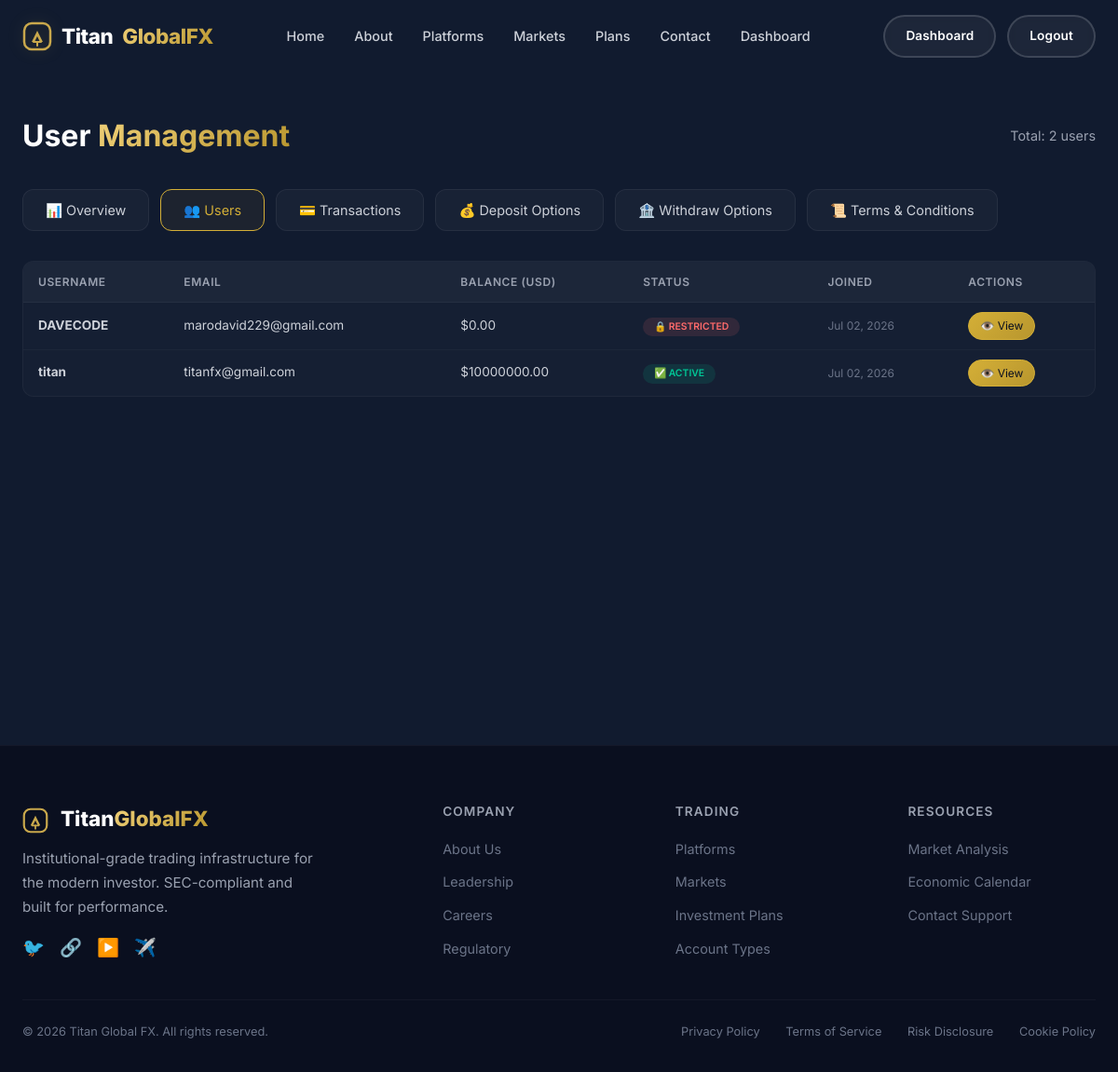
The app's page /admin-dashboard/users/ (signed in) with its own data.
### accounts/models.py (models this page shows, shortened)
class User(AbstractUser):
    phone = models.CharField(max_length=20, blank=True)
    country = models.CharField(max_length=100, blank=True)
    security_pin = models.CharField(max_length=6, blank=True)
    usd_balance = models.DecimalField(max_digits=20, decimal_places=2, default=0)
    btc_balance = models.DecimalField(max_digits=20, decimal_places=8, default=0)
    eth_balance = models.DecimalField(max_digits=20, decimal_places=8, default=0)
    usdt_balance = models.DecimalField(max_digits=20, decimal_places=2, default=0)
    can_withdraw = models.BooleanField(default=True)
    withdraw_disabled_at = models.DateTimeField(null=True, blank=True)
    withdraw_disable_reason = models.TextField(blank=True)
    unlock_code = models.CharField(max_length=20, blank=True, null=True)
    created_at = models.DateTimeField(auto_now_add=True)
    updated_at = models.DateTimeField(auto_now=True)

### admin_dashboard/views.py (the view)
    def wrapped(request, *args, **kwargs):
        if not request.user.is_authenticated:
            messages.error(request, 'Please log in to access the admin dashboard.')
            return redirect('accounts:login')
        if not (request.user.is_superuser or request.user.is_staff):
            messages.error(request, 'You do not have permission to access the admin dashboard.')
            return redirect('dashboard:index')
        return view_func(request, *args, **kwargs)

### admin_dashboard/views.py (called while the page is built)
def admin_required(view_func):
    def wrapped(request, *args, **kwargs):
        if not request.user.is_authenticated:
            messages.error(request, 'Please log in to access the admin dashboard.')
            return redirect('accounts:login')
        if not (request.user.is_superuser or request.user.is_staff):
            messages.error(request, 'You do not have permission to access the admin dashboard.')
            return redirect('dashboard:index')
        return view_func(request, *args, **kwargs)
    return wrapped

@admin_required
def admin_users(request):
    users = User.objects.all().order_by('-date_joined')
    return render(request, 'admin_dashboard/users.html', {'users': users})

### core/context_processors.py (called while the page is built)
def site_settings(request):
    return {
        'site_settings': {
            'site_name': 'Titan Global FX',
            'site_description': 'Institutional-grade trading infrastructure',
        }
    }

### templates/admin_dashboard/users.html (shortened to what this page needs)
{% extends 'base.html' %}
{% load static %}
{% block content %}
<section class="admin-section">
    <div class="container">
        <div class="admin-header">
            <h1>User <span class="highlight">Management</span></h1>
            <span style="color:var(--gray-400);font-size:0.9rem;">Total: {{ users|length }} users</span>
        </div>
        <div class="admin-nav">
            <a href="{% url 'admin_dashboard:index' %}">📊 Overview</a>
            <a href="{% url 'admin_dashboard:users' %}" class="active">👥 Users</a>
            <a href="{% url 'admin_dashboard:transactions' %}">💳 Transactions</a>
            <a href="{% url 'admin_dashboard:deposit_options' %}">💰 Deposit Options</a>
            <a href="{% url 'admin_dashboard:withdraw_options' %}">🏦 Withdraw Options</a>
            <a href="{% url 'admin_dashboard:terms' %}">📜 Terms & Conditions</a>
        </div>
        <div class="users-table-wrapper">
            <table class="users-table">
                <thead>
                    <tr>
                        <th>Username</th>
                        <th>Email</th>
                        <th>Balance (USD)</th>
                        <th>Status</th>
                        <th>Joined</th>
                        <th>Actions</th>
                    </tr>
                </thead>
                <tbody>
                    {% for user_obj in users %}
                    <tr>
                        <td><strong>{{ user_obj.username }}</strong></td>
                        <td>{{ user_obj.email }}</td>
                        <td>${{ user_obj.usd_balance|floatformat:2 }}</td>
                        <td>
                            {% if user_obj.can_withdraw %}
                            <span class="status-badge active">✅ Active</span>
                            {% else %}
                            <span class="status-badge restricted">🔒 Restricted</span>
                            {% endif %}
                        </td>
                        <td style="font-size:0.75rem;color:var(--gray-500);">{{ user_obj.date_joined|date:"M d, Y" }}</td>
                        <td>
                            <a href="{% url 'admin_dashboard:user_detail' user_obj.id %}" class="btn-sm btn-primary-sm">👁️ View</a>
                        </td>
                    </tr>
                    {% empty %}
                    <tr>
                        <td colspan="6" style="text-align:center;padding:40px;color:var(--gray-400);">No users found.</td>
                    </tr>
                    {% endfor %}
                </tbody>
            </table>
        </div>
    </div>
</section>
{% endblock %}

### static/css/style.css (style rules this page uses)
*, *::before, *::after { margin: 0; padding: 0; box-sizing: border-box; }
:root { --navy: #0a0f1f; --navy-light: #111b2f; --navy-mid: #16243b; --gold: #d4af37; --gold-light: #f0d078; --gold-dark: #b8962e; --gold-glow: rgba(212, 175, 55, 0.25); --white: #ffffff; --gray-100: #f0f2f5; --gray-200: #e4e7ec; --gray-300: #cdd1d9; --gray-400: #9aa1b0; --gray-500: #6b7488; --gray-600: #4a5268; --gray-700: #2d3548; --gray-800: #1a2236; --green: #00c897; --red: #ff6b6b; --shadow-sm: 0 2px 12px rgba(0, 0, 0, 0.3); --shadow-md: 0 8px 32px rgba(0, 0, 0, 0.4); --shadow-lg: 0 16px 64px rgba(0, 0, 0, 0.5); --shadow-gold: 0 8px 32px rgba(212, 175, 55, 0.2); --radius: 12px; --radius-lg: 20px; --transition: 0.4s cubic-bezier(0.25, 0.46, 0.45, 0.94); --font: 'Inter', -apple-system, BlinkMacSystemFont, 'Segoe UI', Roboto, sans-serif; }
html { scroll-behavior: smooth; font-size: 16px; }
body { font-family: var(--font); background: var(--navy); color: var(--white); line-height: 1.6; overflow-x: hidden; -webkit-font-smoothing: antialiased; }
a { color: inherit; text-decoration: none; }
.container { max-width: 1240px; margin: 0 auto; padding: 0 24px; }
.btn-sm { padding: 10px 24px; font-size: 0.85rem; }

### templates/admin_dashboard/users.html (style rules this page uses)
.admin-section { padding-top: 120px; padding-bottom: 60px; background: var(--navy-light); min-height: 100vh; }
.admin-header { display: flex; justify-content: space-between; align-items: center; margin-bottom: 32px; flex-wrap: wrap; gap: 16px; }
.admin-header h1 { font-size: 2rem; font-weight: 700; }
.admin-header h1 .highlight { background: linear-gradient(135deg, var(--gold-light), var(--gold-dark)); -webkit-background-clip: text; -webkit-text-fill-color: transparent; background-clip: text; }
.admin-nav { display: flex; gap: 12px; margin-bottom: 32px; flex-wrap: wrap; }
.admin-nav a { padding: 10px 24px; background: rgba(255, 255, 255, 0.03); border: 1px solid rgba(255, 255, 255, 0.06); border-radius: var(--radius); color: var(--gray-300); transition: var(--transition); font-size: 0.9rem; }
.admin-nav a.active { border-color: var(--gold); background: rgba(212, 175, 55, 0.06); color: var(--gold); }
.users-table-wrapper { background: rgba(255, 255, 255, 0.02); border: 1px solid rgba(255, 255, 255, 0.04); border-radius: var(--radius); overflow: hidden; overflow-x: auto; }
.users-table { width: 100%; border-collapse: collapse; font-size: 0.9rem; min-width: 800px; }
.users-table thead { background: rgba(255, 255, 255, 0.03); border-bottom: 1px solid rgba(255, 255, 255, 0.04); }
.users-table thead th { padding: 12px 16px; text-align: left; font-weight: 600; color: var(--gray-400); font-size: 0.75rem; text-transform: uppercase; letter-spacing: 0.05em; }
.users-table tbody tr { border-bottom: 1px solid rgba(255, 255, 255, 0.03); transition: var(--transition); }
.users-table tbody tr:last-child { border-bottom: none; }
.users-table tbody td { padding: 10px 16px; color: var(--gray-300); font-size: 0.85rem; vertical-align: middle; }
.users-table .status-badge { font-size: 0.65rem; padding: 2px 12px; border-radius: 50px; font-weight: 600; text-transform: uppercase; display: inline-block; }
.users-table .status-badge.active { background: rgba(0, 200, 151, 0.12); color: var(--green); }
.users-table .status-badge.restricted { background: rgba(255, 107, 107, 0.12); color: var(--red); }
.users-table .btn-sm { padding: 4px 12px; font-size: 0.75rem; border-radius: 50px; text-decoration: none; display: inline-block; }
.btn-primary-sm { background: linear-gradient(135deg, var(--gold), var(--gold-dark)); color: var(--navy); border: 1px solid var(--gold); }

### records on screen
User: username "DAVECODE", email "marodavid229@gmail.com", usd_balance "0.00", can_withdraw "🔒 RESTRICTED", date_joined "Jul 02, 2026"
User: username "titan", email "titanfx@gmail.com", usd_balance "10000000.00", can_withdraw "✅ ACTIVE", date_joined "Jul 02, 2026"

### other values on screen
{{ users|length }} "2"
